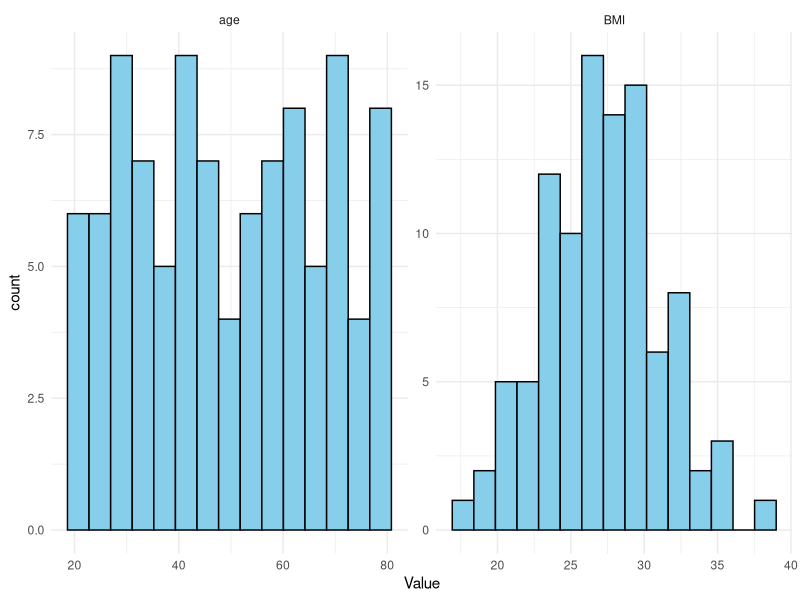
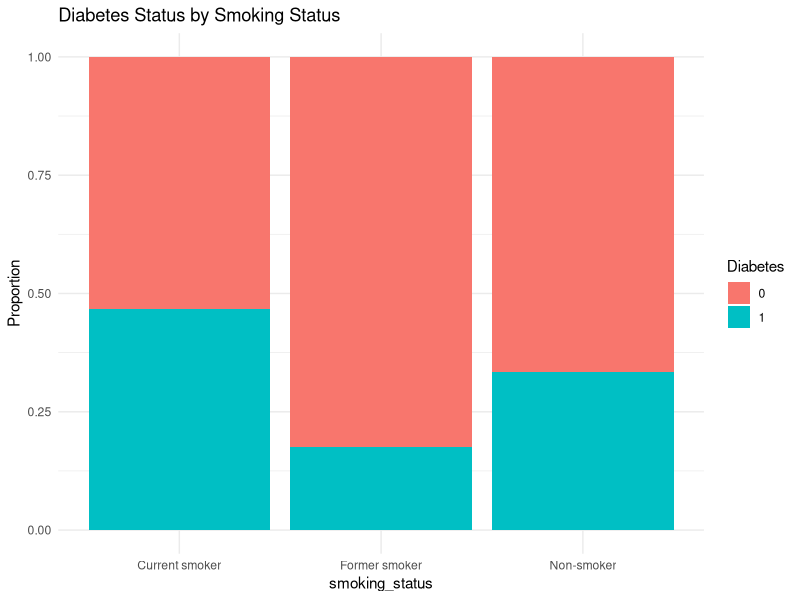
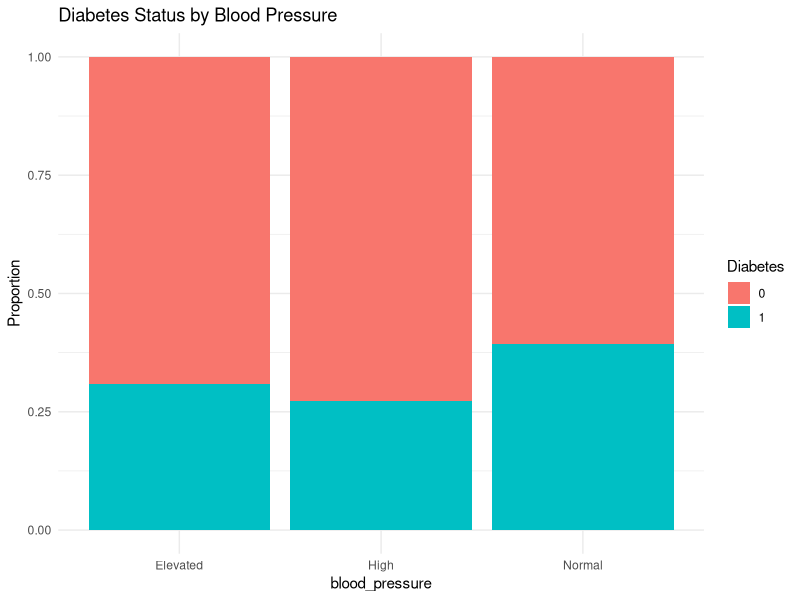

Reproduce these figures in R, in order.
## ---- chunk 1
library(tidyverse)
library(ggplot2)
library(knitr)
library(rstatix)
library(psych)
## ---- chunk 2
setwd("C:/Users/0&1/OneDrive/Documents/Student-Projects-Portfolio/Diabetes-Prediction")
data <- read.csv("health.csv")
kable(head(data))
## ---- chunk 3
summary(data)
psych::describe(data %>% select(age, BMI))
table(data$smoking_status)
table(data$blood_pressure)
table(data$diabetes_status)
## ---- chunk 4
data %>%
  pivot_longer(cols = c(age, BMI), names_to = "Variable", values_to = "Value") %>%
  ggplot(aes(x = Value)) +
  geom_histogram(bins = 15, fill = "skyblue", color = "black") +
  facet_wrap(~Variable, scales = "free") +
  theme_minimal()
## ---- chunk 5
ggplot(data, aes(x = smoking_status, fill = factor(diabetes_status))) +
  geom_bar(position = "fill") +
  labs(title = "Diabetes Status by Smoking Status", y = "Proportion", fill = "Diabetes") +
  theme_minimal()

ggplot(data, aes(x = blood_pressure, fill = factor(diabetes_status))) +
  geom_bar(position = "fill") +
  labs(title = "Diabetes Status by Blood Pressure", y = "Proportion", fill = "Diabetes") +
  theme_minimal()
## ---- chunk 6
t.test(age ~ diabetes_status, data = data)
t.test(BMI ~ diabetes_status, data = data)
## ---- chunk 7
chisq.test(table(data$smoking_status, data$diabetes_status))
chisq.test(table(data$blood_pressure, data$diabetes_status))
## ---- chunk 8
model <- glm(diabetes_status ~ age + BMI + smoking_status + blood_pressure, data = data, family = "binomial")
summary(model)
